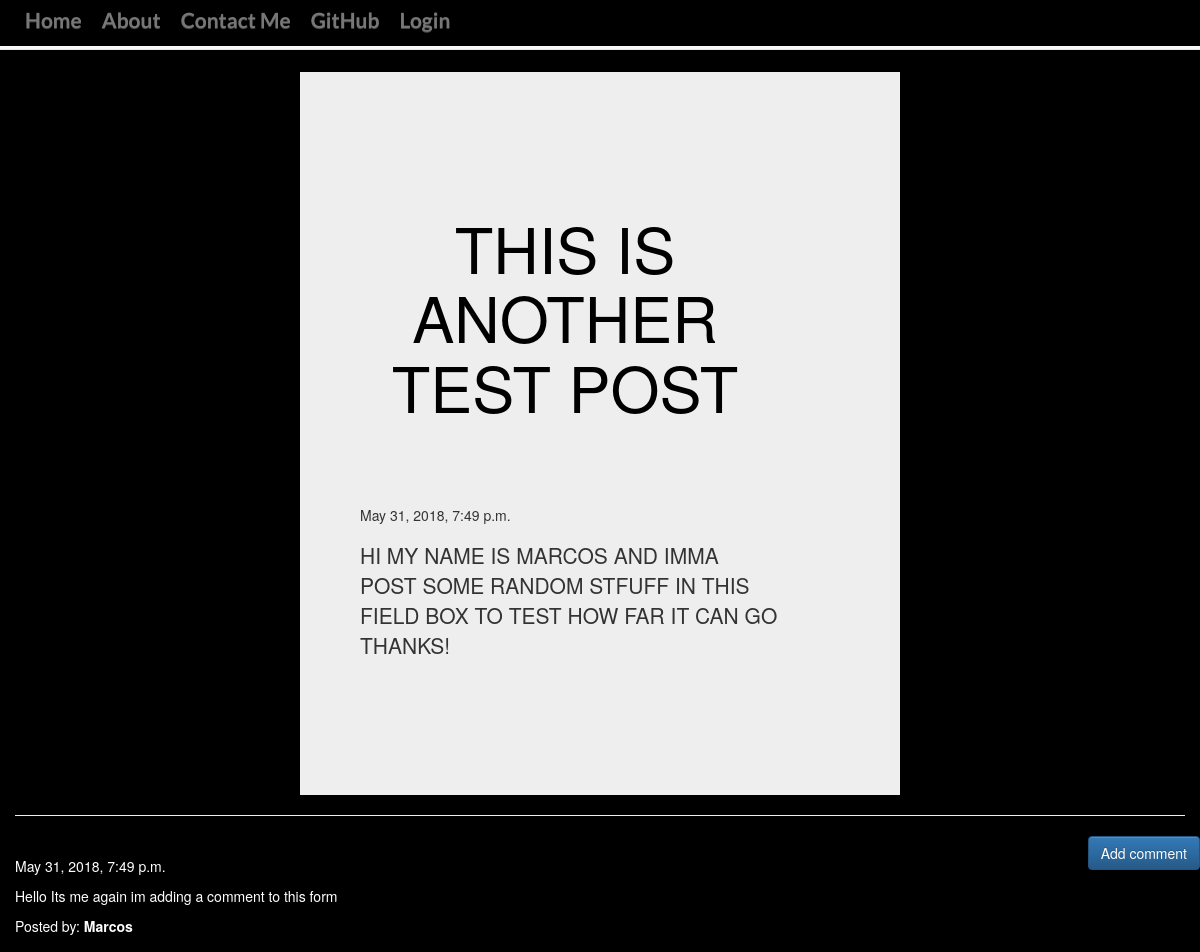
/post/10, run on the app's committed database.
### blog/models.py (models this page shows, shortened)
class Post(models.Model):
    author = models.ForeignKey('auth.user', on_delete=models.CASCADE,)
    title = models.CharField(max_length=200)
    text = models.TextField()
    create_date = models.DateTimeField(default=timezone.now)
    publish_date= models.DateTimeField(blank=True, null=True)

class Comment(models.Model):
    post = models.ForeignKey('blog.Post', related_name='comments', on_delete =models.CASCADE)
    author = models.CharField(max_length=200, blank=True, null=True)
    text = models.TextField()
    created_date = models.DateTimeField(default=timezone.now)
    approved_comment = models.BooleanField(default=False)

### blog/views.py (the view)
class PostDetailView(DetailView):
    model = Post

### blog/templates/blog/post_detail.html (shortened to what this page needs)
{% extends 'blog/base.html' %}
{% block content %}
<div class="jumbodetail">
  <div class="jumbotron">
        <h1 class='posttitle'>{{ post.title }}</h1>
        {% if post.publish_date %}
            <div class="date postdate">
                {{ post.publish_date }}
            </div>
        {% else %}
            <a class="btn btn-default" href="{% url 'post_publish' pk=post.pk %}">Publish</a>
        {% endif %}
      <p>{{ post.text|safe|linebreaksbr }}</p>
</div>
<div class="container">
  <hr>
  <a class="btn btn-primary btn-comment" href="{% url 'add_comment_to_post' pk=post.pk %}">Add comment</a>
  {% for comment in post.comments.all %}
  <br>
      {% if user.is_authenticated or comment.approved_comment %}
              {{ comment.created_date }}
          <p>{{ comment.text|safe|linebreaks }}</p>
          <p>Posted by: <strong>{{ comment.author }}</strong></p>
      {% endif %}
  {% empty %}
      <p>No comments posted.</p>
  {% endfor %}
    </div>
  </div>
{% endblock %}

### blog/static/css/blog.css (style rules this page uses)
body { background-image: url('https://www.marcoguglie.it/Codepen/AnimatedHeaderBg/demo-1/img/demo-1-bg.jpg'); background-attachment: fixed; background-position: center; background-repeat: no-repeat; background-size: cover; background-color: black; z-index: 100; }
body h1 { text-align: center; color: white; }
.btn-comment { position: absolute; right: 0px; }
.container { background-color: black ; position: center; color: white; margin-bottom: -2%; padding-bottom: 0.5%; width: 100%; }
.jumbotron h1 { padding-right: 10px; margin-top: 0; padding-top: 5%; margin-bottom: 20%; background-attachment: fixed; background-position: center; background-repeat: no-repeat; background-size: cover; padding-left: 0.5em; text-align: center; align-self: center; color: black; }
.jumbotron { width: 60%; left: 50%; right: 50%; height: 60%; margin-left: 20%; margin-right: 25%; padding-top: 5%; }
.jumbodetail .jumbotron { width: 50%; height: 50%; margin-top: 6%; padding-top: 10%; margin-left: 25%; padding-left: 5%; margin-right: 28%; padding-right: 10%; margin-bottom: 0%; padding-bottom: 10%; text-align:bottom left; }

### data on the page
Post: title "THIS IS ANOTHER TEST POST", publish_date "May 31, 2018, 7:49 p.m.", text "HI MY NAME IS MARCOS AND IMMA POST SOME RANDOM STFUFF IN THIS FIELD BOX TO TEST HOW FAR IT CAN GO THANKS!"
Comment: created_date "May 31, 2018, 7:49 p.m.", text "Hello Its me again im adding a comment to this form", author "Marcos"
